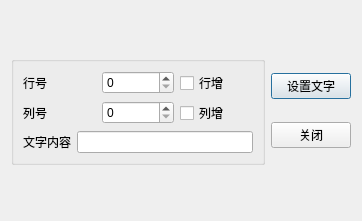
<?xml version="1.0" encoding="UTF-8"?>
<ui version="4.0">
 <class>QWDialogLocate</class>
 <widget class="QDialog" name="QWDialogLocate">
  <property name="geometry">
   <rect>
    <x>0</x>
    <y>0</y>
    <width>362</width>
    <height>221</height>
   </rect>
  </property>
  <property name="windowTitle">
   <string>单元格定位与文字设置</string>
  </property>
  <property name="whatsThis">
   <string>&lt;html&gt;&lt;head/&gt;&lt;body&gt;&lt;p&gt;&lt;br/&gt;&lt;/p&gt;&lt;/body&gt;&lt;/html&gt;</string>
  </property>
  <layout class="QGridLayout" name="gridLayout_2">
   <item row="0" column="0">
    <widget class="QGroupBox" name="groupBox">
     <property name="title">
      <string/>
     </property>
     <layout class="QGridLayout" name="gridLayout">
      <item row="0" column="0">
       <layout class="QVBoxLayout" name="verticalLayout">
        <item>
         <layout class="QHBoxLayout" name="horizontalLayout">
          <item>
           <widget class="QLabel" name="label">
            <property name="text">
             <string>行号</string>
            </property>
           </widget>
          </item>
          <item>
           <widget class="QSpinBox" name="spinBoxRow"/>
          </item>
          <item>
           <widget class="QCheckBox" name="chkBoxRow">
            <property name="text">
             <string>行增</string>
            </property>
           </widget>
          </item>
         </layout>
        </item>
        <item>
         <layout class="QHBoxLayout" name="horizontalLayout_2">
          <item>
           <widget class="QLabel" name="label_2">
            <property name="text">
             <string>列号</string>
            </property>
           </widget>
          </item>
          <item>
           <widget class="QSpinBox" name="spinBoxColumn"/>
          </item>
          <item>
           <widget class="QCheckBox" name="chkBoxColumn">
            <property name="text">
             <string>列增</string>
            </property>
           </widget>
          </item>
         </layout>
        </item>
        <item>
         <layout class="QHBoxLayout" name="horizontalLayout_3">
          <item>
           <widget class="QLabel" name="label_3">
            <property name="text">
             <string>文字内容</string>
            </property>
           </widget>
          </item>
          <item>
           <widget class="QLineEdit" name="lineEdit"/>
          </item>
         </layout>
        </item>
       </layout>
      </item>
     </layout>
    </widget>
   </item>
   <item row="0" column="1">
    <layout class="QVBoxLayout" name="verticalLayout_2">
     <item>
      <widget class="QPushButton" name="btnSetText">
       <property name="text">
        <string>设置文字</string>
       </property>
       <property name="icon">
        <iconset resource="image/image.qrc">
         <normaloff>:/a.png</normaloff>:/a.png</iconset>
       </property>
      </widget>
     </item>
     <item>
      <widget class="QPushButton" name="btnExit">
       <property name="text">
        <string>关闭</string>
       </property>
       <property name="icon">
        <iconset resource="image/image.qrc">
         <normaloff>:/exit.png</normaloff>:/exit.png</iconset>
       </property>
      </widget>
     </item>
    </layout>
   </item>
  </layout>
 </widget>
 <resources>
  <include location="image/image.qrc"/>
 </resources>
 <connections>
  <connection>
   <sender>btnExit</sender>
   <signal>clicked()</signal>
   <receiver>QWDialogLocate</receiver>
   <slot>close()</slot>
   <hints>
    <hint type="sourcelabel">
     <x>300</x>
     <y>132</y>
    </hint>
    <hint type="destinationlabel">
     <x>180</x>
     <y>110</y>
    </hint>
   </hints>
  </connection>
 </connections>
</ui>
